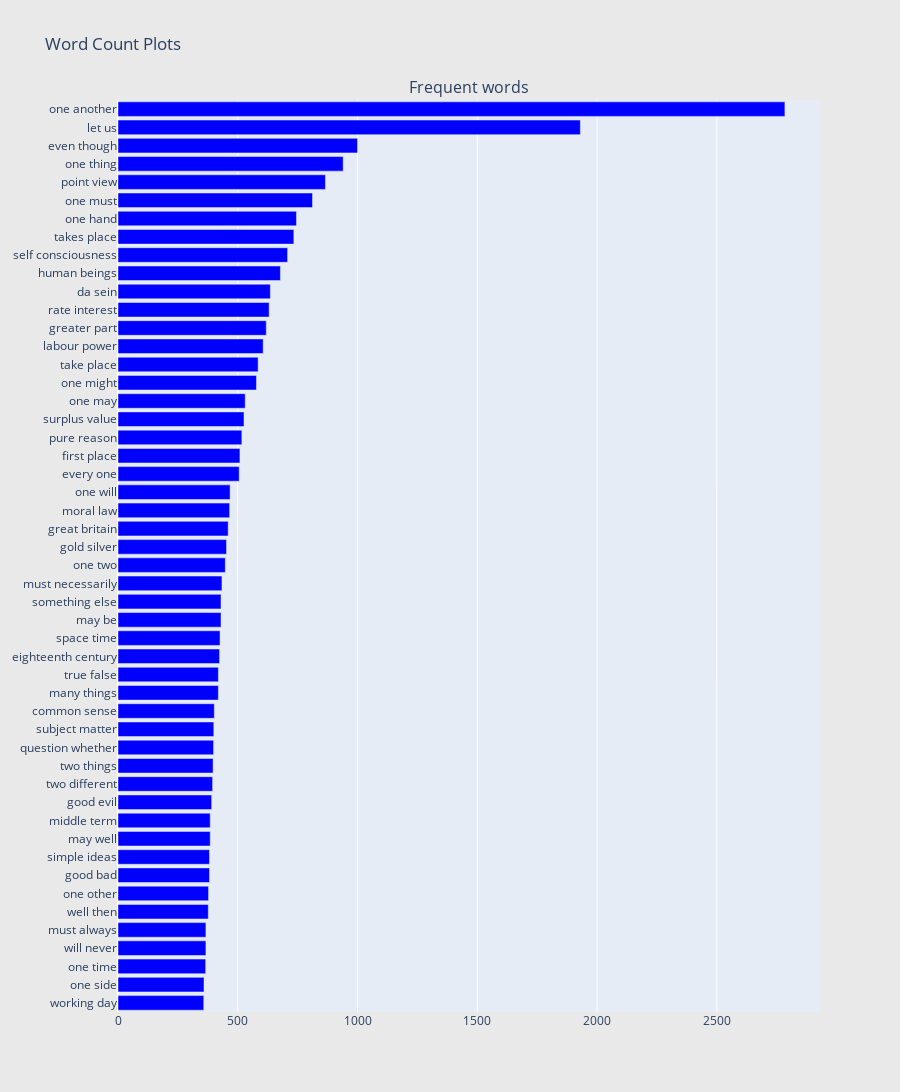

Here is the notebook cell this chart was saved with:
### Code cell
## Get the bar chart from bad reviews ##
freq_dict = defaultdict(int)
for sent in df2["sentence_lowered"]:
    for word in generate_ngrams(sent,2):
        freq_dict[word] += 1
fd_sorted = pd.DataFrame(sorted(freq_dict.items(), key=lambda x: x[1])[::-1])
fd_sorted.columns = ["word", "wordcount"]
fd_sorted = fd_sorted.drop(labels=0, axis=0)
trace0 = horizontal_bar_chart(fd_sorted.head(50), 'blue')

# ## Get the bar chart from good Reviews ##
# freq_dict = defaultdict(int)
# for sent in good_df["Reviews"]:
#     for word in generate_ngrams(sent):
#         freq_dict[word] += 1
# fd_sorted = pd.DataFrame(sorted(freq_dict.items(), key=lambda x: x[1])[::-1])
# fd_sorted.columns = ["word", "wordcount"]
# trace1 = horizontal_bar_chart(fd_sorted.head(50), 'blue')

# Creating two subplots
fig = tools.make_subplots(rows=1, cols=1, vertical_spacing=0.04,
                          subplot_titles=["Frequent words"])
fig.append_trace(trace0, 1, 1)
#fig.append_trace(trace1, 1, 2)
fig['layout'].update(height=1200, width=900, paper_bgcolor='rgb(233,233,233)', title="Word Count Plots")
py.iplot(fig, filename='word-plots')

### Figure 1 — Plotly figure (JSON) as saved in the notebook; plotly's stock layout.template omitted (floating-point values rounded to 4 significant figures)
{"data": [{"marker": {"color": "blue"}, "orientation": "h", "showlegend": false, "type": "bar", "x": [358, 359, 366, 367, 367, 377, 378, 382, 382, 385, 385, 391, 395, 397, 399, 400, 402, 419, 419, 424, 426, 430, 430, 434, 448, 453, 460, 466, 468, 506, 509, 517, 526, 531, 578, 585, 606, 619, 631, 636, 678, 708, 734, 745, 812, 866, 940, 1000, 1930, 2784], "xaxis": "x", "y": ["working day", "one side", "one time", "will never", "must always", "well then", "one other", "good bad", "simple ideas", "may well", "middle term", "good evil", "two different", "two things", "question whether", "subject matter", "common sense", "many things", "true false", "eighteenth century", "space time", "may be", "something else", "must necessarily", "one two", "gold silver", "great britain", "moral law", "one will", "every one", "first place", "pure reason", "surplus value", "one may", "one might", "take place", "labour power", "greater part", "rate interest", "da sein", "human beings", "self consciousness", "takes place", "one hand", "one must", "point view", "one thing", "even though", "let us", "one another"], "yaxis": "y"}], "layout": {"annotations": [{"font": {"size": 16}, "showarrow": false, "text": "Frequent words", "x": 0.5, "xanchor": "center", "xref": "paper", "y": 1, "yanchor": "bottom", "yref": "paper"}], "height": 1200, "paper_bgcolor": "rgb(233,233,233)", "title": {"text": "Word Count Plots"}, "width": 900, "xaxis": {"anchor": "y", "domain": [0, 1]}, "yaxis": {"anchor": "x", "domain": [0, 1]}}}
